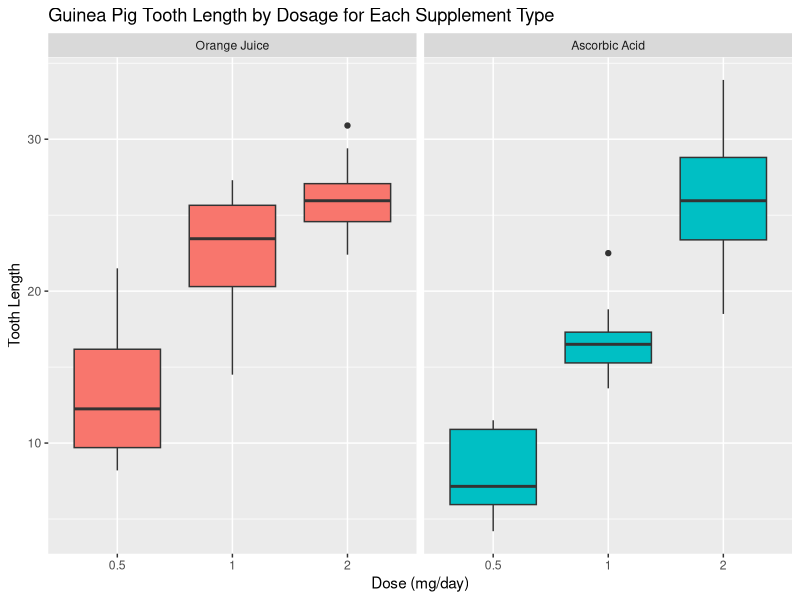

R code for this plot:
## ---- chunk 1
knitr::opts_chunk$set(echo = TRUE)
## ---- chunk 2
### Load the ToothGrowth Data and Perform Exploratory Data Analysis
# Load the necessary library and dataset
library(datasets)
data(ToothGrowth)

# Display the structure and summary of the dataset
str(ToothGrowth)  # Structure of the dataset
head(ToothGrowth) # First few rows of the dataset
summary(ToothGrowth) # Summary statistics

# Load ggplot2 for visualization
library(ggplot2)

# Rename supplement levels for clarity
t = ToothGrowth
levels(t$supp) <- c("Orange Juice", "Ascorbic Acid")

# Create boxplots to visualize tooth length by dosage and supplement type
ggplot(t, aes(x=factor(dose), y=len)) + 
  facet_grid(.~supp) +  # Separate plots for each supplement
  geom_boxplot(aes(fill = supp), show_guide = FALSE) +  # Boxplot for tooth length
  labs(title="Guinea Pig Tooth Length by Dosage for Each Supplement Type", 
       x="Dose (mg/day)",
       y="Tooth Length")  # Axis labels

### Basic Summary of the Data
# The boxplots indicate that increasing dosage correlates with increased tooth growth.
# Notably, orange juice appears more effective than ascorbic acid for dosages of 0.5 to 1.0 mg/day, 
# while both supplements show similar effectiveness at 2.0 mg/day.

### Confidence Intervals & Hypothesis Tests

#### Hypothesis #1
# Hypothesis: Orange juice and ascorbic acid provide similar tooth growth across the dataset.
hypoth1 <- t.test(len ~ supp, data = t)
hypoth1$conf.int  # Confidence interval
hypoth1$p.value   # P-value

# Interpretation
# The confidence interval includes 0, and the p-value exceeds 0.05. 
# Thus, we cannot reject the null hypothesis.

#### Hypothesis #2
# Hypothesis: For a dosage of 0.5 mg/day, both supplements deliver similar tooth growth.
hypoth2 <- t.test(len ~ supp, data = subset(t, dose == 0.5))
hypoth2$conf.int  # Confidence interval
hypoth2$p.value   # P-value

# Interpretation
# The confidence interval does not include 0, and the p-value is below 0.05. 
# We can reject the null hypothesis, supporting the claim that orange juice provides 
# greater tooth growth at this dosage.

#### Hypothesis #3
# Hypothesis: For a dosage of 1 mg/day, both supplements deliver similar tooth growth.
hypoth3 <- t.test(len ~ supp, data = subset(t, dose == 1))
hypoth3$conf.int  # Confidence interval
hypoth3$p.value   # P-value

# Interpretation
# The confidence interval does not include 0, and the p-value is less than 0.05. 
# We can reject the null hypothesis, indicating that orange juice leads to 
# greater tooth growth at this dosage as well.

#### Hypothesis #4
# Hypothesis: For a dosage of 2 mg/day, both supplements deliver similar tooth growth.
hypoth4 <- t.test(len ~ supp, data = subset(t, dose == 2))
hypoth4$conf.int  # Confidence interval
hypoth4$p.value   # P-value

# Interpretation
# The confidence interval includes 0, and the p-value is greater than 0.05. 
# Thus, we cannot reject the null hypothesis.

### Conclusions & Assumptions
# Orange juice promotes more tooth growth than ascorbic acid for dosages 0.5 and 1.0 mg/day. 
# However, for a dosage of 2.0 mg/day, both supplements are equally effective. 
# Therefore, we cannot conclude that orange juice is more effective than ascorbic acid for the entire dataset.

# Assumptions:
# - Normal distribution of tooth lengths
# - No other unmeasured factors affecting tooth length
